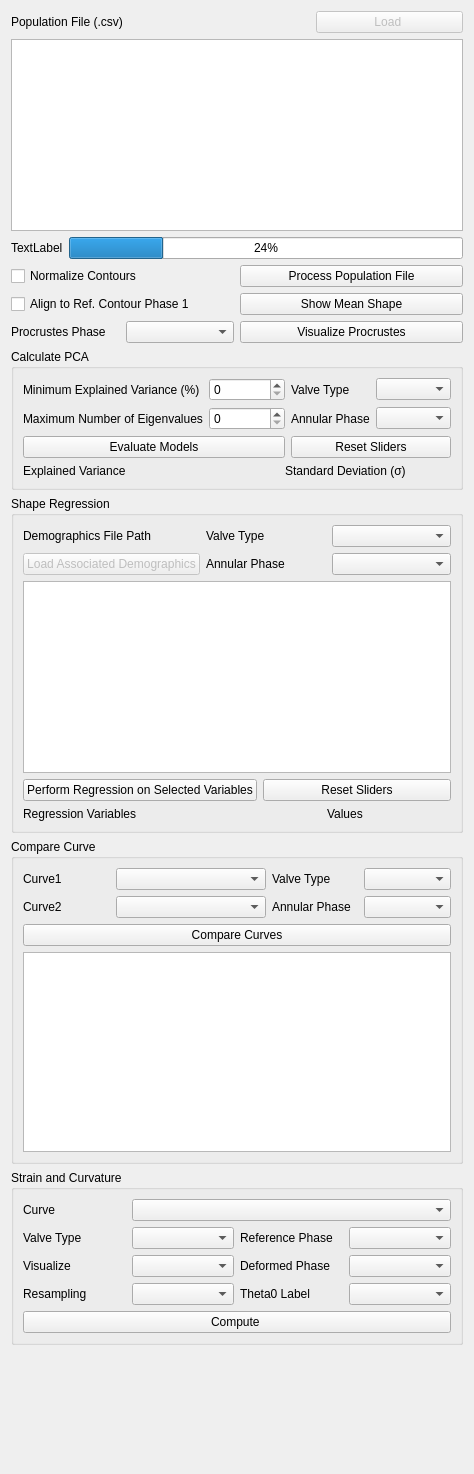
<?xml version="1.0" encoding="UTF-8"?>
<ui version="4.0">
 <class>OsteotomyPlanner</class>
 <widget class="qMRMLWidget" name="OsteotomyPlanner">
  <property name="geometry">
   <rect>
    <x>0</x>
    <y>0</y>
    <width>474</width>
    <height>1474</height>
   </rect>
  </property>
  <property name="styleSheet">
   <string notr="true"/>
  </property>
  <layout class="QVBoxLayout" name="verticalLayout_4">
   <item>
    <layout class="QHBoxLayout" name="horizontalLayout">
     <item>
      <widget class="QLabel" name="label_populationFile">
       <property name="text">
        <string>Population File (.csv)</string>
       </property>
      </widget>
     </item>
     <item>
      <widget class="ctkPathLineEdit" name="pathLineEdit_loadPopulationFile">
       <property name="filters">
        <set>ctkPathLineEdit::Files|ctkPathLineEdit::NoDot|ctkPathLineEdit::NoDotDot|ctkPathLineEdit::Readable</set>
       </property>
       <property name="nameFilters">
        <stringlist>
         <string>*.csv</string>
        </stringlist>
       </property>
      </widget>
     </item>
     <item>
      <widget class="QPushButton" name="pushButton_loadPopulationFile">
       <property name="enabled">
        <bool>false</bool>
       </property>
       <property name="text">
        <string>Load </string>
       </property>
      </widget>
     </item>
    </layout>
   </item>
   <item>
    <widget class="QTableWidget" name="tableWidget_population">
     <property name="minimumSize">
      <size>
       <width>0</width>
       <height>100</height>
      </size>
     </property>
    </widget>
   </item>
   <item>
    <layout class="QHBoxLayout" name="horizontalLayout_5">
     <item>
      <widget class="QLabel" name="label_processPopulationFile">
       <property name="text">
        <string>TextLabel</string>
       </property>
      </widget>
     </item>
     <item>
      <widget class="QProgressBar" name="progressBar_processPopulationFile">
       <property name="value">
        <number>24</number>
       </property>
      </widget>
     </item>
    </layout>
   </item>
   <item>
    <layout class="QGridLayout" name="gridLayout_4">
     <item row="0" column="0">
      <widget class="QCheckBox" name="checkBox_normalizeContours">
       <property name="text">
        <string>Normalize Contours</string>
       </property>
      </widget>
     </item>
     <item row="0" column="1">
      <widget class="QPushButton" name="pushButton_processPopulationFile">
       <property name="text">
        <string>Process Population File</string>
       </property>
      </widget>
     </item>
     <item row="1" column="0">
      <widget class="QCheckBox" name="checkBox_alignContours">
       <property name="text">
        <string>Align to Ref. Contour Phase 1</string>
       </property>
      </widget>
     </item>
     <item row="1" column="1">
      <widget class="QPushButton" name="pushButton_showMeanShape">
       <property name="text">
        <string>Show Mean Shape</string>
       </property>
      </widget>
     </item>
     <item row="2" column="0">
      <layout class="QHBoxLayout" name="horizontalLayout_2">
       <item>
        <widget class="QLabel" name="label_procrutes">
         <property name="text">
          <string>Procrustes Phase</string>
         </property>
        </widget>
       </item>
       <item>
        <widget class="QComboBox" name="comboBox_procrustes"/>
       </item>
      </layout>
     </item>
     <item row="2" column="1">
      <widget class="QPushButton" name="pushButton_visualizeProcrustes">
       <property name="text">
        <string>Visualize Procrustes</string>
       </property>
      </widget>
     </item>
    </layout>
   </item>
   <item>
    <widget class="ctkCollapsibleGroupBox" name="collapsibleGroupBox_calculatePCA">
     <property name="title">
      <string>Calculate PCA</string>
     </property>
     <layout class="QVBoxLayout" name="verticalLayout_3">
      <item>
       <layout class="QGridLayout" name="gridLayout_3">
        <item row="0" column="0">
         <widget class="QLabel" name="label_minimumExplainedVariance">
          <property name="text">
           <string>Minimum Explained Variance (%)</string>
          </property>
         </widget>
        </item>
        <item row="0" column="1">
         <widget class="QSpinBox" name="spinBox_minimumExplainedVariance"/>
        </item>
        <item row="0" column="2">
         <widget class="QLabel" name="label_valveType">
          <property name="text">
           <string>Valve Type</string>
          </property>
         </widget>
        </item>
        <item row="0" column="3">
         <widget class="QComboBox" name="comboBox_valveType"/>
        </item>
        <item row="1" column="0">
         <widget class="QLabel" name="label_maximumNumberOfEigenvalues">
          <property name="text">
           <string>Maximum Number of Eigenvalues</string>
          </property>
         </widget>
        </item>
        <item row="1" column="1">
         <widget class="QSpinBox" name="spinBox_maximumNumberOfEigenvalues"/>
        </item>
        <item row="1" column="2">
         <widget class="QLabel" name="label_annulusPhase">
          <property name="text">
           <string>Annular Phase</string>
          </property>
         </widget>
        </item>
        <item row="1" column="3">
         <widget class="QComboBox" name="comboBox_annulusPhase"/>
        </item>
        <item row="2" column="0" colspan="2">
         <widget class="QPushButton" name="pushButton_evaluateModels">
          <property name="text">
           <string>Evaluate Models</string>
          </property>
         </widget>
        </item>
        <item row="2" column="2" colspan="2">
         <widget class="QPushButton" name="pushButton_PCAResetSliders">
          <property name="text">
           <string>Reset Sliders</string>
          </property>
         </widget>
        </item>
       </layout>
      </item>
      <item>
       <layout class="QGridLayout" name="gridLayout_PCASliders">
        <item row="0" column="0">
         <widget class="QLabel" name="label_explainedVariance">
          <property name="text">
           <string>Explained Variance</string>
          </property>
         </widget>
        </item>
        <item row="0" column="1" alignment="Qt::AlignHCenter">
         <widget class="QLabel" name="label_deviation">
          <property name="text">
           <string>Standard Deviation (σ)</string>
          </property>
         </widget>
        </item>
       </layout>
      </item>
     </layout>
    </widget>
   </item>
   <item>
    <widget class="ctkCollapsibleGroupBox" name="CollapsibleGroupBox_shapeRegression">
     <property name="title">
      <string>Shape Regression</string>
     </property>
     <layout class="QVBoxLayout" name="verticalLayout_2">
      <item>
       <layout class="QGridLayout" name="gridLayout">
        <item row="0" column="0">
         <layout class="QHBoxLayout" name="horizontalLayout_4">
          <item>
           <widget class="QLabel" name="label_demographicsFilePath">
            <property name="text">
             <string>Demographics File Path</string>
            </property>
           </widget>
          </item>
          <item>
           <widget class="ctkPathLineEdit" name="pathLineEdit_demographicsFilePath">
            <property name="filters">
             <set>ctkPathLineEdit::Files|ctkPathLineEdit::NoDot|ctkPathLineEdit::NoDotDot|ctkPathLineEdit::Readable</set>
            </property>
            <property name="nameFilters">
             <stringlist>
              <string>*.csv</string>
             </stringlist>
            </property>
           </widget>
          </item>
         </layout>
        </item>
        <item row="0" column="1">
         <widget class="QLabel" name="label_regressionValveType">
          <property name="text">
           <string>Valve Type</string>
          </property>
         </widget>
        </item>
        <item row="0" column="2">
         <widget class="QComboBox" name="comboBox_regressionValveType"/>
        </item>
        <item row="1" column="0">
         <widget class="QPushButton" name="pushButton_loadAssociatedDemographics">
          <property name="enabled">
           <bool>false</bool>
          </property>
          <property name="text">
           <string>Load Associated Demographics</string>
          </property>
         </widget>
        </item>
        <item row="1" column="1">
         <widget class="QLabel" name="label_regressionAnnulusPhase">
          <property name="text">
           <string>Annular Phase</string>
          </property>
         </widget>
        </item>
        <item row="1" column="2">
         <widget class="QComboBox" name="comboBox_regressionAnnulusPhase"/>
        </item>
       </layout>
      </item>
      <item>
       <widget class="QTableWidget" name="tableWidget_demographics">
        <property name="minimumSize">
         <size>
          <width>0</width>
          <height>100</height>
         </size>
        </property>
       </widget>
      </item>
      <item>
       <layout class="QHBoxLayout" name="horizontalLayout_3">
        <item>
         <widget class="QPushButton" name="pushButton_performRegression">
          <property name="text">
           <string>Perform Regression on Selected Variables</string>
          </property>
         </widget>
        </item>
        <item>
         <widget class="QPushButton" name="pushButton_regressionResetSliders">
          <property name="text">
           <string>Reset Sliders</string>
          </property>
         </widget>
        </item>
       </layout>
      </item>
      <item>
       <layout class="QGridLayout" name="gridLayout_regressionSliders">
        <item row="0" column="0">
         <widget class="QLabel" name="label_explainedVariance_2">
          <property name="text">
           <string>Regression Variables</string>
          </property>
         </widget>
        </item>
        <item row="0" column="1" alignment="Qt::AlignHCenter">
         <widget class="QLabel" name="label_deviation_2">
          <property name="text">
           <string>Values</string>
          </property>
         </widget>
        </item>
       </layout>
      </item>
     </layout>
    </widget>
   </item>
   <item>
    <widget class="ctkCollapsibleGroupBox" name="CollapsibleGroupBox_compareCurve">
     <property name="title">
      <string>Compare Curve</string>
     </property>
     <layout class="QVBoxLayout" name="verticalLayout">
      <item>
       <layout class="QGridLayout" name="gridLayout_2">
        <item row="0" column="0">
         <widget class="QLabel" name="label_compareCurve1">
          <property name="text">
           <string>Curve1</string>
          </property>
         </widget>
        </item>
        <item row="0" column="1">
         <widget class="QComboBox" name="comboBox_compareCurve1">
          <property name="minimumSize">
           <size>
            <width>150</width>
            <height>0</height>
           </size>
          </property>
         </widget>
        </item>
        <item row="0" column="2">
         <widget class="QLabel" name="label_compareVaveType">
          <property name="text">
           <string>Valve Type</string>
          </property>
         </widget>
        </item>
        <item row="0" column="3">
         <widget class="QComboBox" name="comboBox_compareValveType"/>
        </item>
        <item row="1" column="0">
         <widget class="QLabel" name="label_compareCurve2">
          <property name="text">
           <string>Curve2</string>
          </property>
         </widget>
        </item>
        <item row="1" column="1">
         <widget class="QComboBox" name="comboBox_compareCurve2">
          <property name="minimumSize">
           <size>
            <width>150</width>
            <height>0</height>
           </size>
          </property>
         </widget>
        </item>
        <item row="1" column="2">
         <widget class="QLabel" name="label_compareAnnularPhase">
          <property name="text">
           <string>Annular Phase</string>
          </property>
         </widget>
        </item>
        <item row="1" column="3">
         <widget class="QComboBox" name="comboBox_compareAnnularPhase"/>
        </item>
       </layout>
      </item>
      <item>
       <widget class="QPushButton" name="pushButton_compareCurves">
        <property name="text">
         <string>Compare Curves</string>
        </property>
       </widget>
      </item>
      <item>
       <widget class="QTableWidget" name="tableWidget_compareResults">
        <property name="minimumSize">
         <size>
          <width>0</width>
          <height>200</height>
         </size>
        </property>
       </widget>
      </item>
     </layout>
    </widget>
   </item>
   <item>
    <widget class="ctkCollapsibleGroupBox" name="CollapsibleGroupBox_strainCurvature">
     <property name="title">
      <string>Strain and Curvature</string>
     </property>
     <layout class="QGridLayout" name="gridLayout_5">
      <item row="0" column="0">
       <widget class="QLabel" name="label_strainCurvatureCurve">
        <property name="text">
         <string>Curve</string>
        </property>
       </widget>
      </item>
      <item row="0" column="1" colspan="3">
       <widget class="QComboBox" name="comboBox_strainCurvatureCurve">
        <property name="minimumSize">
         <size>
          <width>150</width>
          <height>0</height>
         </size>
        </property>
       </widget>
      </item>
      <item row="1" column="0">
       <widget class="QLabel" name="label_strainCurvatureVaveType">
        <property name="text">
         <string>Valve Type</string>
        </property>
       </widget>
      </item>
      <item row="1" column="1">
       <widget class="QComboBox" name="comboBox_strainCurvatureValveType"/>
      </item>
      <item row="1" column="2">
       <widget class="QLabel" name="label_strainCurvatureReferencePhase">
        <property name="text">
         <string>Reference Phase</string>
        </property>
       </widget>
      </item>
      <item row="1" column="3">
       <widget class="QComboBox" name="comboBox_strainCurvatureReferencePhase"/>
      </item>
      <item row="2" column="0">
       <widget class="QLabel" name="label_strainCurvatureVisualize">
        <property name="text">
         <string>Visualize</string>
        </property>
       </widget>
      </item>
      <item row="2" column="1">
       <widget class="QComboBox" name="comboBox_strainCurvatureVisualize"/>
      </item>
      <item row="2" column="2">
       <widget class="QLabel" name="label_strainCurvatureDeformedPhase">
        <property name="text">
         <string>Deformed Phase</string>
        </property>
       </widget>
      </item>
      <item row="2" column="3">
       <widget class="QComboBox" name="comboBox_strainCurvatureDeformedPhase"/>
      </item>
      <item row="3" column="0">
       <widget class="QLabel" name="label_strainCurvatureResampling">
        <property name="text">
         <string>Resampling</string>
        </property>
       </widget>
      </item>
      <item row="3" column="1">
       <widget class="QComboBox" name="comboBox_strainCurvatureResampling"/>
      </item>
      <item row="3" column="2">
       <widget class="QLabel" name="label_strainCurvatureTheta0">
        <property name="text">
         <string>Theta0 Label</string>
        </property>
       </widget>
      </item>
      <item row="3" column="3">
       <widget class="QComboBox" name="comboBox_strainCurvatureTheta0"/>
      </item>
      <item row="4" column="0" colspan="4">
       <widget class="QPushButton" name="pushButton_computeStrainCurvature">
        <property name="text">
         <string>Compute </string>
        </property>
       </widget>
      </item>
     </layout>
    </widget>
   </item>
   <item>
    <spacer name="verticalSpacer">
     <property name="orientation">
      <enum>Qt::Vertical</enum>
     </property>
     <property name="sizeHint" stdset="0">
      <size>
       <width>20</width>
       <height>40</height>
      </size>
     </property>
    </spacer>
   </item>
  </layout>
 </widget>
 <customwidgets>
  <customwidget>
   <class>ctkCollapsibleGroupBox</class>
   <extends>QGroupBox</extends>
   <header>ctkCollapsibleGroupBox.h</header>
   <container>1</container>
  </customwidget>
  <customwidget>
   <class>ctkPathLineEdit</class>
   <extends>QWidget</extends>
   <header>ctkPathLineEdit.h</header>
  </customwidget>
  <customwidget>
   <class>qMRMLWidget</class>
   <extends>QWidget</extends>
   <header>qMRMLWidget.h</header>
   <container>1</container>
  </customwidget>
 </customwidgets>
 <resources/>
 <connections>
  <connection>
   <sender>pathLineEdit_loadPopulationFile</sender>
   <signal>validInputChanged(bool)</signal>
   <receiver>pushButton_loadPopulationFile</receiver>
   <slot>setEnabled(bool)</slot>
   <hints>
    <hint type="sourcelabel">
     <x>260</x>
     <y>18</y>
    </hint>
    <hint type="destinationlabel">
     <x>426</x>
     <y>18</y>
    </hint>
   </hints>
  </connection>
  <connection>
   <sender>pathLineEdit_demographicsFilePath</sender>
   <signal>validInputChanged(bool)</signal>
   <receiver>pushButton_loadAssociatedDemographics</receiver>
   <slot>setEnabled(bool)</slot>
   <hints>
    <hint type="sourcelabel">
     <x>224</x>
     <y>528</y>
    </hint>
    <hint type="destinationlabel">
     <x>150</x>
     <y>556</y>
    </hint>
   </hints>
  </connection>
 </connections>
</ui>
